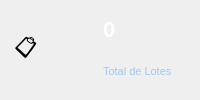
        <widget class="QFrame" name="cardTotalLotes">
         <property name="styleSheet">
          <string notr="true">QFrame#cardTotalLotes{background:qlineargradient(x1:0,y1:0,x2:0,y2:1,stop:0 #3585c8,stop:1 #1a5fa0);border-radius:6px;}</string>
         </property>
         <layout class="QHBoxLayout" name="cardTotalHL">
          <property name="leftMargin">
           <number>14</number>
          </property>
          <property name="topMargin">
           <number>8</number>
          </property>
          <property name="rightMargin">
           <number>14</number>
          </property>
          <property name="bottomMargin">
           <number>8</number>
          </property>
          <item>
           <widget class="QLabel" name="lblIconTotal">
            <property name="styleSheet">
             <string notr="true">font-size:22px;</string>
            </property>
            <property name="text">
             <string>📋</string>
            </property>
           </widget>
          </item>
          <item>
           <layout class="QVBoxLayout">
            <property name="spacing">
             <number>0</number>
            </property>
            <item>
             <widget class="QLabel" name="lblTotalLotesValor">
              <property name="styleSheet">
               <string notr="true">font-size:22px;font-weight:bold;color:white;</string>
              </property>
              <property name="text">
               <string>0</string>
              </property>
             </widget>
            </item>
            <item>
             <widget class="QLabel" name="lblTotalLotesLabel">
              <property name="styleSheet">
               <string notr="true">font-size:11px;color:#a0c8f0;</string>
              </property>
              <property name="text">
               <string>Total de Lotes</string>
              </property>
             </widget>
            </item>
           </layout>
          </item>
         </layout>
        </widget>
